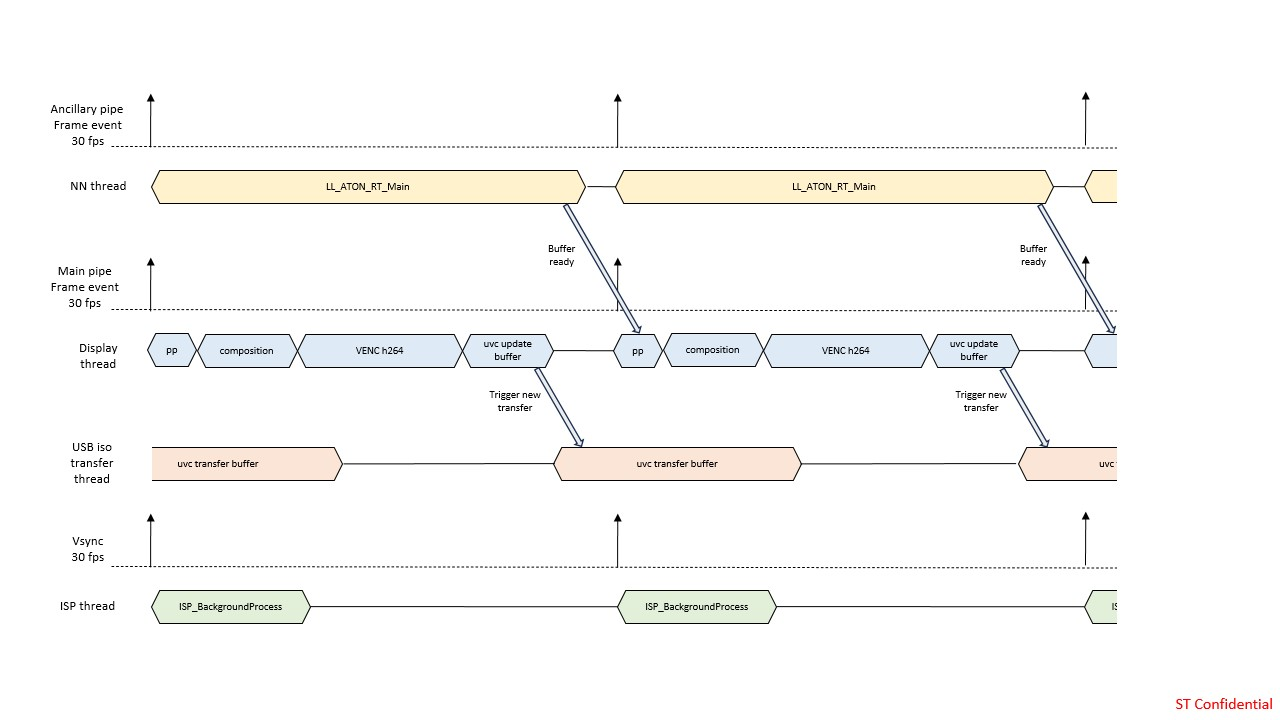
#> input picture scratch/PeleAB_repo/_htmresc/ThreadTiming.JPG, 1280 x 720 px, given in place of _htmresc, which was not available
$ python img2sprite.py PeleAB_repo/_htmresc
#> lines starting #> are read from the running program, lines starting #| are printed output that depends on the picture; after the words box and inside, x2 and y2 are one past the last pixel; in counts of white or black regions, pixels touching at a corner belong together; pictures that were not available may be replaced by others from this repository, and a replacement may not be noted
#!/usr/bin/env python3
"""img2sprite.py - turn PNGs into 4bpp palettised C sprites for an MCU.

This is the general, reusable version of what MedSight's
scratch/gen_ui_assets.py does for the Lumio mascot. That script is
project-specific: hardcoded crop boxes, a hardcoded output path, fonts, a
synthesised blink frame. This one takes any images on the command line and
emits a self-contained .h/.c pair you can drop into any project.

    python img2sprite.py mascot*.png --height 213 -o assets

Output format (matches MedSight's ui_sprite_t so the two are interchangeable):

    typedef struct {
        uint16_t w, h, stride;
        const uint16_t *palette;   /* palette[0] is the transparent index */
        const uint8_t  *pixels;    /* 4bpp, 2 pixels per byte, high nibble
                                      first, rows padded to `stride` bytes */
    } sprite_t;

15 colours plus transparent, RGB565. A 214x213 sprite costs about 22 KB.

WHY 4bpp AND NOT RGB565 PIXELS
    Full-colour costs w*h*2 bytes - three 214x213 mascot frames would be
    267 KB and would not fit. Cartoon line art uses very few distinct
    colours, so a 16-entry palette is visually lossless here and costs
    w*h/2. It also makes index 0 a free alpha channel.

REQUIREMENTS
    pip install pillow numpy

--------------------------------------------------------------------------
THREE THINGS THAT WILL BITE YOU (all learned the hard way on this project)
--------------------------------------------------------------------------

1. TRANSPARENCY BY FLOOD FILL, NOT BY THRESHOLD.
   The obvious "every near-white pixel is transparent" rule punches holes
   through white artwork - a white cat on a white page loses its body. This
   fills inward from the border instead, so only background connected to
   the edge becomes transparent. --bg none turns it off.

2. --shared-bbox FOR ANIMATION FRAMES.
   Trimming each frame to its own content makes the character jump between
   frames, because a frame where the ears droop has a different bounding
   box. Passing --shared-bbox computes ONE box over all inputs so the
   frames register. Use it for any set of images drawn on the same canvas.

3. THE NEAR-WHITE SNAP NEEDS A NEUTRALITY GUARD.
   Median-cut lands a large white area on a slightly tinted off-white,
   which reads as a colour cast next to a pure-white UI. Snapping
   near-whites to #FFFFFF fixes that - but "min(r,g,b) >= 220" alone also
   catches pale pink blush and pale skin tones and bleaches them out. The
   guard is that the colour must also be near-NEUTRAL:
   max(r,g,b) - min(r,g,b) <= 10. Disable the whole thing with --no-snap.
"""

import argparse
import os
import sys

try:
    import numpy as np
    from PIL import Image, ImageDraw
except ImportError:
    sys.exit("needs pillow and numpy:  pip install pillow numpy")


def rgb565(r, g, b):
    return ((r & 0xF8) << 8) | ((g & 0xFC) << 3) | (b >> 3)


def c_ident(s):
    """A safe C identifier from a filename."""
    out = ''.join(ch if ch.isalnum() else '_' for ch in s)
    if not out or out[0].isdigit():
        out = 's_' + out
    while '__' in out:
        out = out.replace('__', '_')
    return out.strip('_').lower()


# ── background removal ─────────────────────────────────────────────────────

def alpha_from_outside(im, thresh, bright):
    """Alpha mask: opaque everywhere except background reachable from the
    border. See note 1 in the module docstring for why this is a flood fill
    and not a threshold."""
    w, h = im.size
    flood = im.copy()
    sentinel = (255, 0, 255)
    seeds = [(0, 0), (w - 1, 0), (0, h - 1), (w - 1, h - 1),
             (w // 2, 0), (w // 2, h - 1), (0, h // 2), (w - 1, h // 2)]
    for s in seeds:
        if sum(flood.getpixel(s)) >= bright:
            ImageDraw.floodfill(flood, s, sentinel, thresh=thresh)
    a = np.asarray(flood).astype(int)
    outside = (a[:, :, 0] == 255) & (a[:, :, 1] == 0) & (a[:, :, 2] == 255)
    return (~outside).astype(np.uint8) * 255


def content_bbox(alpha, pad=0):
    ys, xs = np.nonzero(alpha >= 128)
    if len(xs) == 0:
        return None
    x0, x1 = int(xs.min()), int(xs.max()) + 1
    y0, y1 = int(ys.min()), int(ys.max()) + 1
    h, w = alpha.shape
    return (max(0, x0 - pad), max(0, y0 - pad),
            min(w, x1 + pad), min(h, y1 + pad))


# ── quantise + pack ────────────────────────────────────────────────────────

def make_sprite(im_rgb, alpha, name, ncolors=15, snap=True):
    w, h = im_rgb.size
    q = im_rgb.quantize(colors=ncolors, method=Image.MEDIANCUT,
                        dither=Image.NONE)
    pal = q.getpalette()[:ncolors * 3]
    idx = np.asarray(q).astype(np.uint8) + 1     # shift: index 0 reserved
    idx[alpha < 128] = 0                          # transparent

    if snap:
        for i in range(ncolors):
            r, g, b = pal[i * 3], pal[i * 3 + 1], pal[i * 3 + 2]
            # Near-white AND near-neutral - see note 3 in the docstring.
            if min(r, g, b) >= 220 and (max(r, g, b) - min(r, g, b)) <= 10:
                pal[i * 3:i * 3 + 3] = [255, 255, 255]
            elif max(r, g, b) <= 40:
                pal[i * 3:i * 3 + 3] = [20, 20, 20]

    palette = [0x0000] + [rgb565(pal[i * 3], pal[i * 3 + 1], pal[i * 3 + 2])
                          for i in range(ncolors)]

    stride = (w + 1) // 2
    packed = bytearray(stride * h)
    for y in range(h):
        row = idx[y]
        base = y * stride
        for x in range(w):
            if x & 1:
                packed[base + (x >> 1)] |= row[x] & 0x0F
            else:
                packed[base + (x >> 1)] |= (row[x] & 0x0F) << 4

    return dict(name=name, w=w, h=h, stride=stride,
                palette=palette, data=bytes(packed))


# ── emit ───────────────────────────────────────────────────────────────────

def carray(b, per=16, indent='    '):
    return '\n'.join(
        indent + ', '.join('0x%02X' % v for v in b[i:i + per]) + ','
        for i in range(0, len(b), per))


HEADER_TOP = """/* %(base)s.h - GENERATED by img2sprite.py. Do not edit by hand. */
#ifndef %(guard)s
#define %(guard)s

#include <stdint.h>

#ifdef __cplusplus
extern "C" {
#endif

/* 4bpp palettised sprite. palette[0] is the transparent index; `pixels` is
 * two pixels per byte, high nibble first, each row padded to `stride`. */
typedef struct {
    uint16_t        w, h;
    uint16_t        stride;
    const uint16_t *palette;
    const uint8_t  *pixels;
} sprite_t;

"""

BLIT_REFERENCE = """
/* Reference blitter - RGB565 framebuffer, index 0 skipped:
 *
 *   void blit(uint16_t *fb, int fb_w, int x, int y, const sprite_t *s)
 *   {
 *       for (int j = 0; j < s->h; j++)
 *           for (int i = 0; i < s->w; i++) {
 *               uint8_t byte = s->pixels[j * s->stride + (i >> 1)];
 *               uint8_t idx  = (i & 1) ? (byte & 0x0F) : (byte >> 4);
 *               if (idx) fb[(y + j) * fb_w + (x + i)] = s->palette[idx];
 *           }
 *   }
 */
"""


def emit(sprites, outdir, base, section):
    guard = c_ident(base).upper() + '_H'
    attr = ' __attribute__((section("%s")))' % section if section else ''

    h = [HEADER_TOP % dict(base=base, guard=guard)]
    for s in sprites:
        h.append('extern const sprite_t %s;   /* %ux%u, %u bytes */\n'
                 % (s['name'], s['w'], s['h'], len(s['data'])))
    h.append(BLIT_REFERENCE)
    h.append('\n#ifdef __cplusplus\n}\n#endif\n#endif /* %s */\n' % guard)

    c = ['/* %s.c - GENERATED by img2sprite.py. Do not edit by hand. */\n'
         '#include "%s.h"\n\n' % (base, base)]
    for s in sprites:
        c.append('static const uint16_t pal_%s[]%s = {\n    %s\n};\n'
                 % (s['name'], attr,
                    ', '.join('0x%04X' % v for v in s['palette'])))
        c.append('static const uint8_t px_%s[]%s = {\n%s\n};\n'
                 % (s['name'], attr, carray(s['data'])))
        c.append('const sprite_t %s = { %u, %u, %u, pal_%s, px_%s };\n\n'
                 % (s['name'], s['w'], s['h'], s['stride'],
                    s['name'], s['name']))

    os.makedirs(outdir, exist_ok=True)
    hp = os.path.join(outdir, base + '.h')
    cp = os.path.join(outdir, base + '.c')
    # ASCII on purpose: a stray non-UTF8 byte in a generated source file is
    # an annoying thing to debug through a cross-compiler.
    with open(hp, 'w', encoding='ascii', errors='replace', newline='\n') as f:
        f.write(''.join(h))
    with open(cp, 'w', encoding='ascii', errors='replace', newline='\n') as f:
        f.write(''.join(c))
    return hp, cp


def main():
    ap = argparse.ArgumentParser(
        description='PNG -> 4bpp palettised C sprite.',
        formatter_class=argparse.RawDescriptionHelpFormatter,
        epilog='examples:\n'
               '  python img2sprite.py cat.png --height 213\n'
               '  python img2sprite.py frame*.png --shared-bbox --height 153\n'
               '  python img2sprite.py icon.png --crop 279,646,867,1247 --size 44x44\n')
    ap.add_argument('images', nargs='+', help='input image files')
    ap.add_argument('-o', '--outdir', default='.', help='output directory')
    ap.add_argument('--base', default='sprites',
                    help='output basename (default: sprites)')
    ap.add_argument('--prefix', default='sprite_',
                    help='C symbol prefix (default: sprite_)')
    ap.add_argument('--crop', metavar='X0,Y0,X1,Y1',
                    help='crop all inputs to this box before anything else')
    ap.add_argument('--size', metavar='WxH', help='resize to exactly WxH')
    ap.add_argument('--height', type=int,
                    help='resize to this height, keeping aspect')
    ap.add_argument('--width', type=int,
                    help='resize to this width, keeping aspect')
    ap.add_argument('--colors', type=int, default=15,
                    help='palette entries excluding transparent (max 15)')
    ap.add_argument('--bg', choices=('auto', 'none'), default='auto',
                    help='auto: flood-fill background from the border')
    ap.add_argument('--bg-thresh', type=int, default=40,
                    help='flood-fill colour tolerance (default 40)')
    ap.add_argument('--bg-bright', type=int, default=700,
                    help='min sum(r,g,b) for a corner to count as background')
    ap.add_argument('--trim', dest='trim', action='store_true', default=True,
                    help='crop to content bounds (default)')
    ap.add_argument('--no-trim', dest='trim', action='store_false')
    ap.add_argument('--shared-bbox', action='store_true',
                    help='ONE trim box across all inputs - use for animation '
                         'frames so they register')
    ap.add_argument('--pad', type=int, default=0,
                    help='pixels of margin to keep when trimming')
    ap.add_argument('--no-snap', dest='snap', action='store_false',
                    default=True,
                    help='do not snap near-white/near-black palette entries')
    ap.add_argument('--section',
                    help='__attribute__((section("..."))) for the tables, '
                         'e.g. .text.assets to force them into ROM')
    args = ap.parse_args()

    if not 1 <= args.colors <= 15:
        sys.exit('--colors must be 1..15 (index 0 is transparent)')

    crop = None
    if args.crop:
        crop = tuple(int(v) for v in args.crop.replace(' ', '').split(','))
        if len(crop) != 4:
            sys.exit('--crop wants X0,Y0,X1,Y1')

    # Pass 1: load, crop, build alpha.
    loaded = []
    for path in args.images:
        im = Image.open(path).convert('RGB')
#> im is the input picture: PIL image 1280x720 RGB; mean R, G, B 249.4, 249.1, 247.8
        if crop:
            im = im.crop(crop)
        if args.bg == 'auto':
            alpha = alpha_from_outside(im, args.bg_thresh, args.bg_bright)
#> after the loop in alpha_from_outside, `for s in seeds:`:
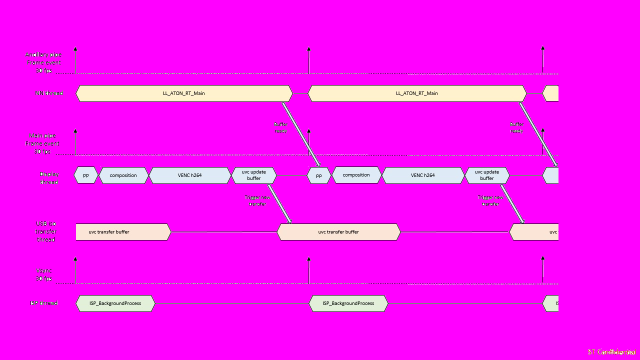
#> flood: PIL image 1280x720 RGB (shown at 1/2 size); mean R, G, B 249.5, 22.4, 248
#> in alpha_from_outside, `outside = (a[:, :, 0] == 255) & (a[:, :, 1] == 0) & (a[:, :, 2] == 255)`:
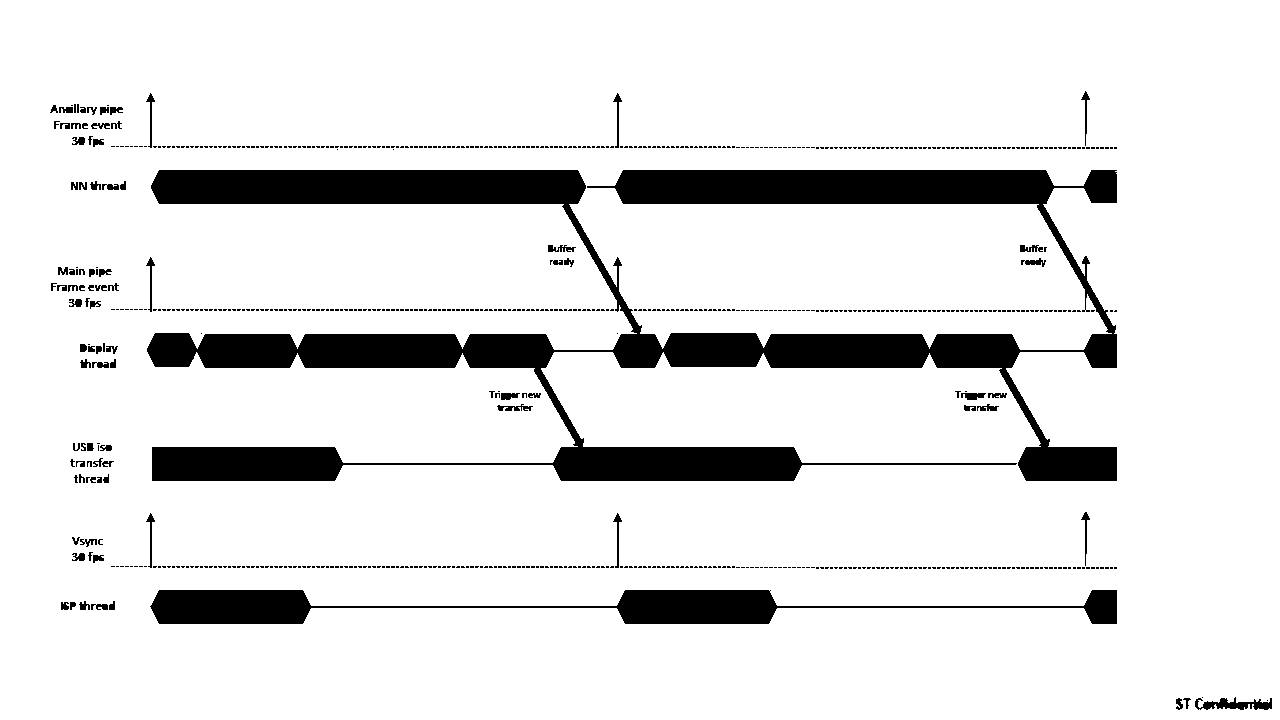
#> outside: shape (720, 1280) bool; 88.9% white; 751 black regions (662 under 20 px), largest, box (x1, y1, x2, y2) and area: (147, 170, 1117, 481) 79440, (150, 590, 1117, 624) 12590, (1195, 697, 1272, 710) 537
        else:
            alpha = np.full((im.size[1], im.size[0]), 255, np.uint8)
        loaded.append([path, im, alpha])

    # Pass 2: trim. One shared box for frame sets, per-image otherwise.
    if args.trim:
        if args.shared_bbox:
            boxes = [content_bbox(a, args.pad) for _, _, a in loaded]
            boxes = [b for b in boxes if b]
            if boxes:
                box = (min(b[0] for b in boxes), min(b[1] for b in boxes),
                       max(b[2] for b in boxes), max(b[3] for b in boxes))
                print('shared bbox: %s' % (box,))
                for e in loaded:
                    e[1] = e[1].crop(box)
                    e[2] = e[2][box[1]:box[3], box[0]:box[2]]
        else:
            for e in loaded:
                box = content_bbox(e[2], args.pad)
                if box:
                    e[1] = e[1].crop(box)
                    e[2] = e[2][box[1]:box[3], box[0]:box[2]]
#> this loop made 1 pass
#> (x0 in content_bbox, x1 in content_bbox, y0 in content_bbox, y1 in content_bbox, h in content_bbox, w in content_bbox, box) on pass 1: (50, 1272, 91, 710, 720, 1280, (50, 91, 1272, 710))

    # Pass 3: resize, quantise, pack.
    sprites, total = [], 0
    for path, im, alpha in loaded:
        w, h = im.size
        if args.size:
            tw, th = (int(v) for v in args.size.lower().split('x'))
        elif args.height:
            th = args.height
            tw = max(1, round(w * th / h))
        elif args.width:
            tw = args.width
            th = max(1, round(h * tw / w))
        else:
            tw, th = w, h

        if (tw, th) != (w, h):
            im = im.resize((tw, th), Image.LANCZOS)
            alpha = np.asarray(
                Image.fromarray(alpha).resize((tw, th), Image.LANCZOS))

        name = args.prefix + c_ident(os.path.splitext(
            os.path.basename(path))[0])
        s = make_sprite(im, alpha, name, args.colors, args.snap)
        sprites.append(s)
        total += len(s['data']) + len(s['palette']) * 2
        print('%-28s %3ux%-3u  %6u bytes  %s'
              % (s['name'], s['w'], s['h'], len(s['data']),
                 os.path.basename(path)))
#> this loop made 1 pass
#> (path, tw, th, stride in make_sprite, total) on pass 1: ('PeleAB_repo/_htmresc', 1222, 619, 611, 378241)
#> (printed output is left out)
#> pass 1, in make_sprite, `q = im_rgb.quantize(colors=ncolors, method=Image.MEDIANCUT, dither=Ima..`:
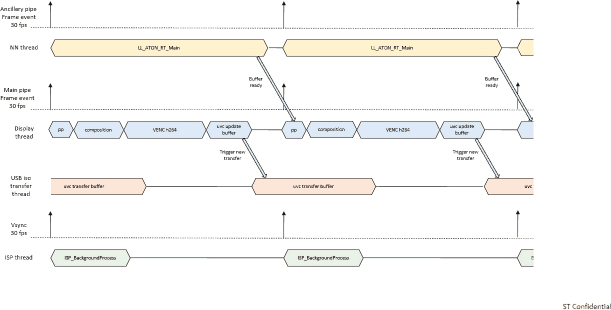
#> q: PIL image 1222x619 P (shown at 1/2 size); mean R, G, B 248.5, 248, 246.5
#> pass 1, in make_sprite, `idx = np.asarray(q).astype(np.uint8) + 1`:
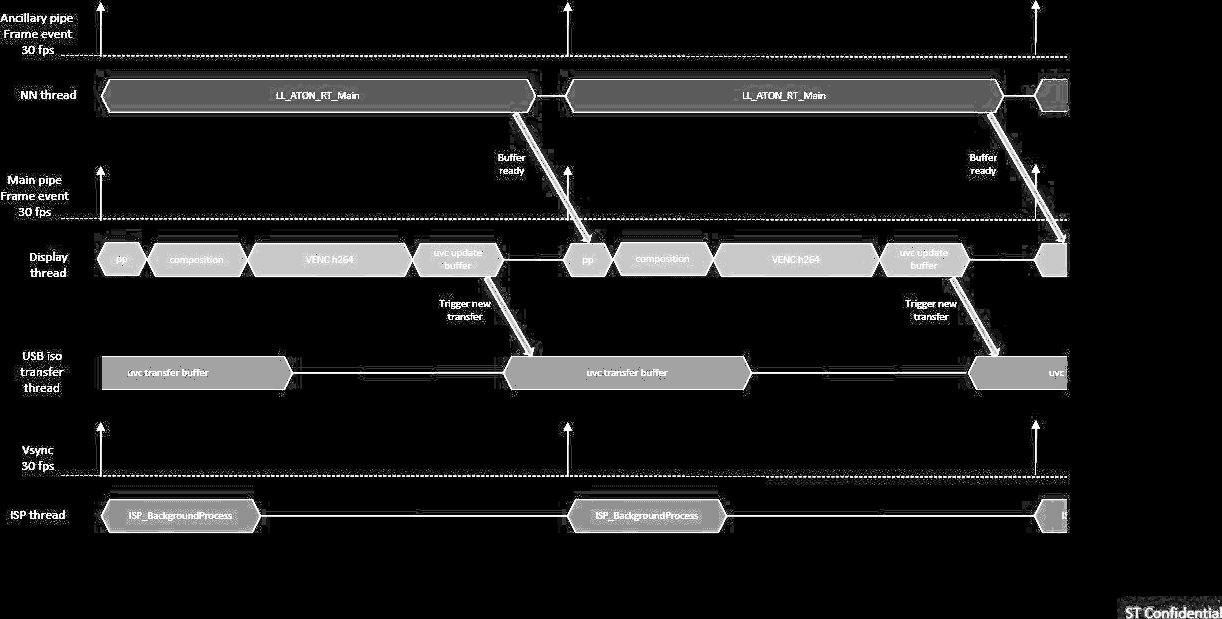
#> idx: shape (619, 1222); min 1, max 15, mean 2.44; drawn with min black and max white
#> after the loop, sprites = 1 item; total = 378241

    hp, cp = emit(sprites, args.outdir, args.base, args.section)
#> the loop in emit, `for s in sprites:` made 1 pass
#> after the loop in emit, `for s in sprites:`: h = 2 items
#> after the loop in emit, `for s in sprites:`: c = 4 items
#> hp = './sprites.h'; cp = './sprites.c'
    print('\n%d sprite(s), %.1f KB of ROM' % (len(sprites), total / 1024.0))
#| 1 sprite(s), 369.4 KB of ROM
    print('wrote %s\n      %s' % (hp, cp))
#| wrote ./sprites.h
#|       ./sprites.c


if __name__ == '__main__':
    main()
